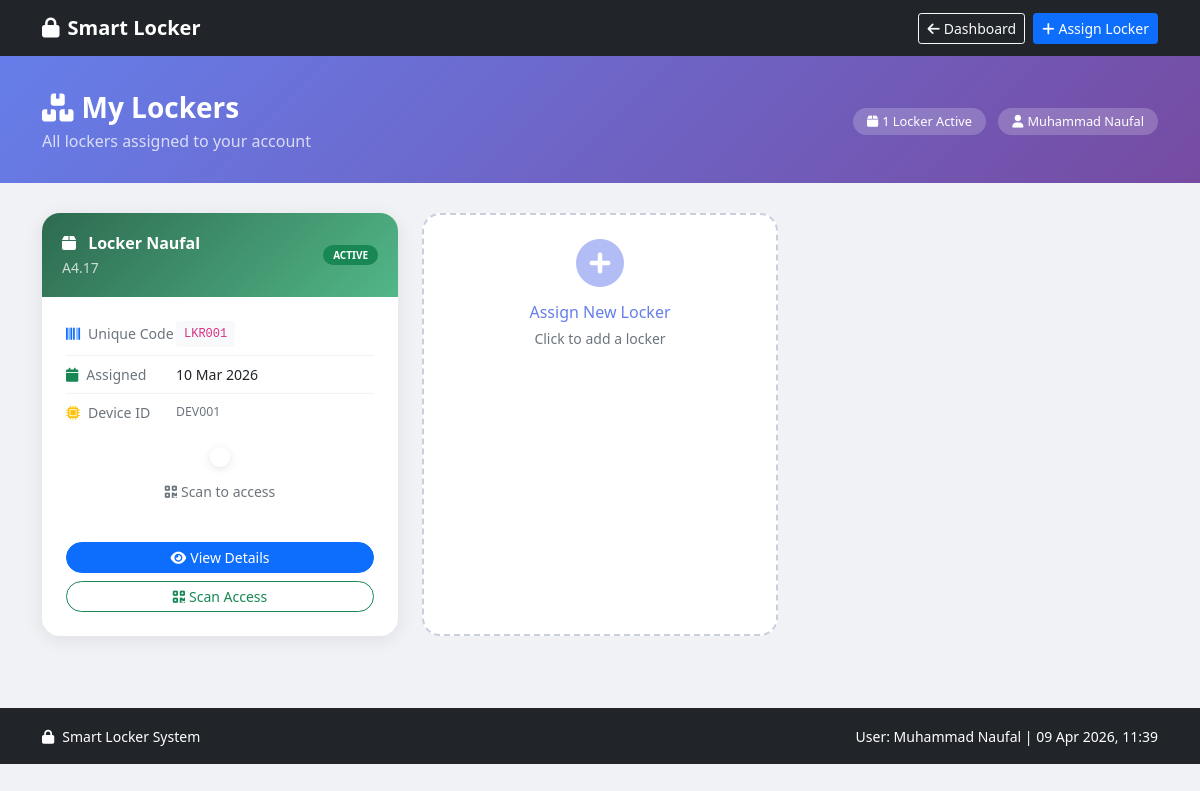
The app's page /commercial/my-locker.php (signed in), older data.
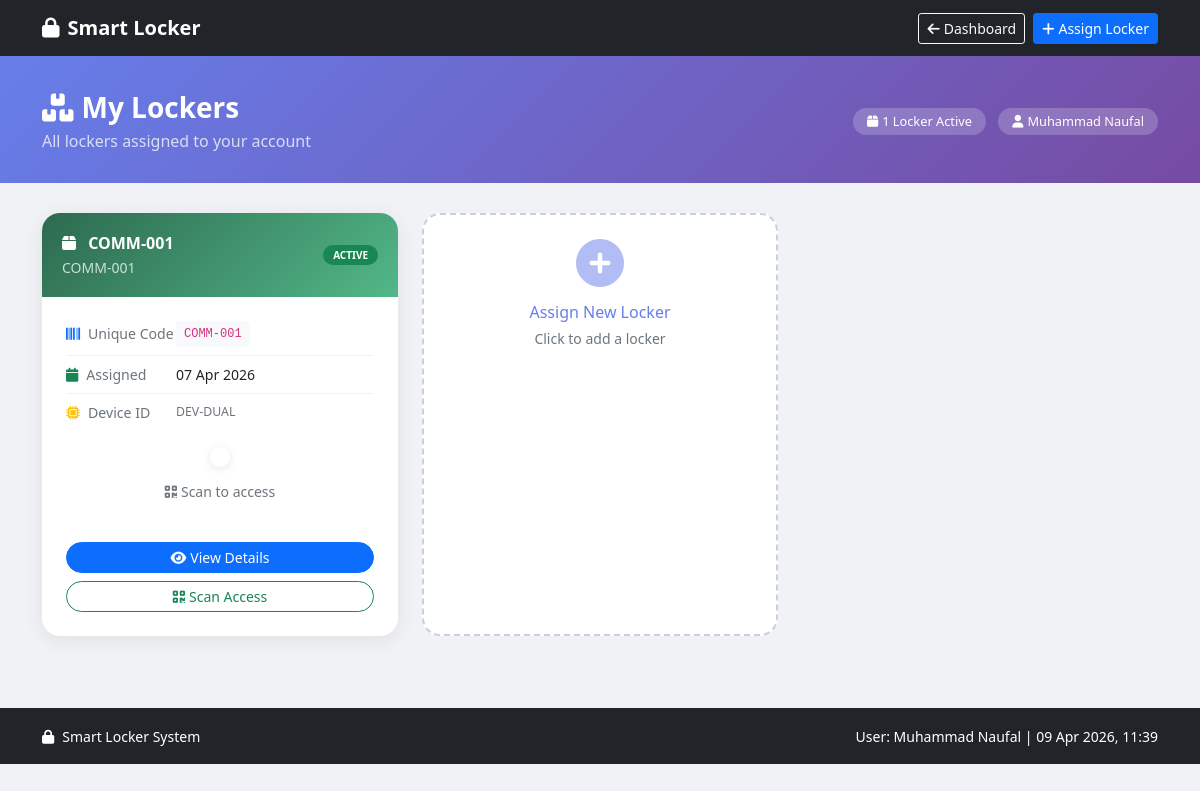
The same page, newer data.
### tables this page shows
CREATE TABLE `user_locker_assignments` (
  `id` int(11) NOT NULL,
  `user_id` int(11) NOT NULL,
  `locker_id` int(11) NOT NULL,
  `key_value` varchar(255) DEFAULT NULL,
  `assigned_at` timestamp NOT NULL DEFAULT current_timestamp(),
  `is_active` tinyint(1) DEFAULT 1,
  `custom_name` varchar(100) DEFAULT NULL,
  `custom_location` varchar(100) DEFAULT NULL,
  `id_number_used` varchar(50) DEFAULT NULL,
  `access_expiry` datetime DEFAULT NULL,
  `updated_at` datetime DEFAULT NULL
);

CREATE TABLE `lockers` (
  `id` int(11) NOT NULL,
  `name` varchar(100) DEFAULT NULL,
  `location` varchar(255) DEFAULT NULL,
  `device_id` varchar(255) DEFAULT NULL,
  `unique_code` varchar(50) DEFAULT NULL,
  `status` enum('available','occupied','active','maintenance') DEFAULT 'available',
  `command_status` enum('IDLE','UNLOCK','LOCK') DEFAULT 'IDLE',
  `nfc_register_mode` tinyint(1) NOT NULL DEFAULT 0 COMMENT '1=register mode active, 0=normal access',
  `created_at` timestamp NOT NULL DEFAULT current_timestamp(),
  `locker_key` varchar(64) DEFAULT NULL
);

### commercial/my-locker.php (the view, shortened to what the changed rows need)
<?php
require_once 'config.php';
$user_id = $_SESSION['user_id'];
$stmt = $pdo->prepare("
    SELECT
        la.id as assignment_id,
        la.locker_id,
        la.assigned_at,
        la.is_active,
        la.key_value,
        la.custom_name,
        la.custom_location,
        COALESCE(la.custom_name, l.unique_code) as display_name,
        COALESCE(la.custom_location, '') as display_location,
        l.name as locker_name,
        l.location,
        l.status as locker_status,
        l.unique_code,
        l.device_id
    FROM user_locker_assignments la
    LEFT JOIN lockers l ON la.locker_id = l.id
    WHERE la.user_id = ? AND la.is_active = 1
    ORDER BY la.assigned_at DESC
");
$stmt->execute([$user_id]);
$lockers = $stmt->fetchAll(PDO::FETCH_ASSOC);
$total = count($lockers);
?>
<!DOCTYPE html>
<html lang="en">
<head>
    <link href="https://cdn.jsdelivr.net/npm/bootstrap@5.1.3/dist/css/bootstrap.min.css" rel="stylesheet">
    <link rel="stylesheet" href="https://cdnjs.cloudflare.com/ajax/libs/font-awesome/6.0.0/css/all.min.css">
</head>
<body>
    <div class="container pb-5">
        <?php if ($total === 0): ?>
        <div class="text-center py-5">
            <div class="card border-0 shadow-sm p-5 mx-auto" style="max-width:480px; border-radius:20px;">
                <i class="fas fa-box-open fa-4x text-muted mb-4"></i>
                <h4 class="mb-2">No Lockers Assigned</h4>
                <p class="text-muted mb-4">You have not assigned any locker yet. Assign one now to start using our service.</p>
                <a href="assign-locker.php" class="btn btn-primary btn-lg rounded-pill">
                    <i class="fas fa-plus-circle me-2"></i>Assign First Locker
                </a>
            </div>
        </div>
        <?php else: ?>
        <div class="row g-4">
            <?php foreach ($lockers as $locker): ?>
            <?php
                $headerClass = '';
                if ($locker['locker_status'] === 'active') $headerClass = 'active';
                elseif ($locker['locker_status'] === 'available') $headerClass = 'available';
                elseif ($locker['locker_status'] === 'maintenance') $headerClass = 'maintenance';
                $statusColors = [
                    'active'      => ['bg' => 'bg-success',   'label' => 'ACTIVE'],
                    'available'   => ['bg' => 'bg-info',      'label' => 'AVAILABLE'],
                    'occupied'    => ['bg' => 'bg-primary',   'label' => 'OCCUPIED'],
                    'maintenance' => ['bg' => 'bg-danger',    'label' => 'MAINTENANCE'],
                ];
                $sc = $statusColors[$locker['locker_status']] ?? ['bg' => 'bg-secondary', 'label' => strtoupper($locker['locker_status'] ?? 'UNKNOWN')];
            ?>
            <div class="col-sm-6 col-lg-4">
                <div class="locker-card card h-100">
                    <div class="locker-card-header <?php echo $headerClass; ?>">
                        <div class="d-flex justify-content-between align-items-center">
                            <div>
                                <div class="fw-bold fs-6">
                                    <i class="fas fa-box me-2"></i>
                                    <?php echo htmlspecialchars($locker['display_name'] ?? $locker['unique_code'] ?? 'Locker'); ?>
                                </div>
                                <small class="opacity-75"><?php echo htmlspecialchars(!empty($locker['display_location']) ? $locker['display_location'] : $locker['unique_code'] ?? 'N/A'); ?></small>
                            </div>
                            <span class="badge <?php echo $sc['bg']; ?> text-uppercase" style="font-size:10px; padding:5px 10px; border-radius:20px;">
                                <?php echo $sc['label']; ?>
                            </span>
                        </div>
                    </div>
                    <div class="card-body px-4 py-3">
                        <div class="mb-3">
                            <div class="info-row">
                                <span class="label"><i class="fas fa-barcode text-primary me-2"></i>Unique Code</span>
                                <code class="bg-light px-2 py-1 rounded" style="font-size:12px;">
                                    <?php echo htmlspecialchars($locker['unique_code'] ?? 'N/A'); ?>
                                </code>
                            </div>
                            <div class="info-row">
                                <span class="label"><i class="fas fa-calendar text-success me-2"></i>Assigned</span>
                                <span><?php echo date('d M Y', strtotime($locker['assigned_at'])); ?></span>
                            </div>
                            <div class="info-row">
                                <span class="label"><i class="fas fa-microchip text-warning me-2"></i>Device ID</span>
                                <small class="text-muted"><?php echo htmlspecialchars($locker['device_id'] ?? 'N/A'); ?></small>
                            </div>
                        </div>
                        <?php if (!empty($locker['key_value'])): ?>
                        <div class="text-center mb-3">
                            <div class="qr-wrap">
                            </div>
                            <small class="text-muted d-block mt-2">
                                <i class="fas fa-qrcode me-1"></i>Scan to access
                            </small>
                        </div>
                        <?php endif; ?>
                    </div>
                    <div class="card-footer bg-transparent border-0 px-4 pb-4">
                        <div class="d-grid gap-2">
                            <a href="locker-details.php?id=<?php echo (int)$locker['locker_id']; ?>"
                               class="btn btn-primary btn-sm rounded-pill">
                                <i class="fas fa-eye me-1"></i>View Details
                            </a>
                            <a href="scan-access.php" class="btn btn-outline-success btn-sm rounded-pill">
                                <i class="fas fa-qrcode me-1"></i>Scan Access
                            </a>
                        </div>
                    </div>
                </div>
            </div>
            <?php endforeach; ?>
        </div>
        <?php endif; ?>
    </div>
</body>
</html>

Row changes from the older to the newer data that the page shows:
no longer on this page (row edited): user_locker_assignments: display_name "Locker Naufal", unique_code "A4.17", locker.status "ACTIVE", locker.unique_code "LKR001", assigned_at "10 Mar 2026", locker.device_id "DEV001"
added user_locker_assignments: display_name "COMM-001", locker.unique_code "COMM-001", locker.status "ACTIVE", assigned_at "07 Apr 2026", locker.device_id "DEV-DUAL"
